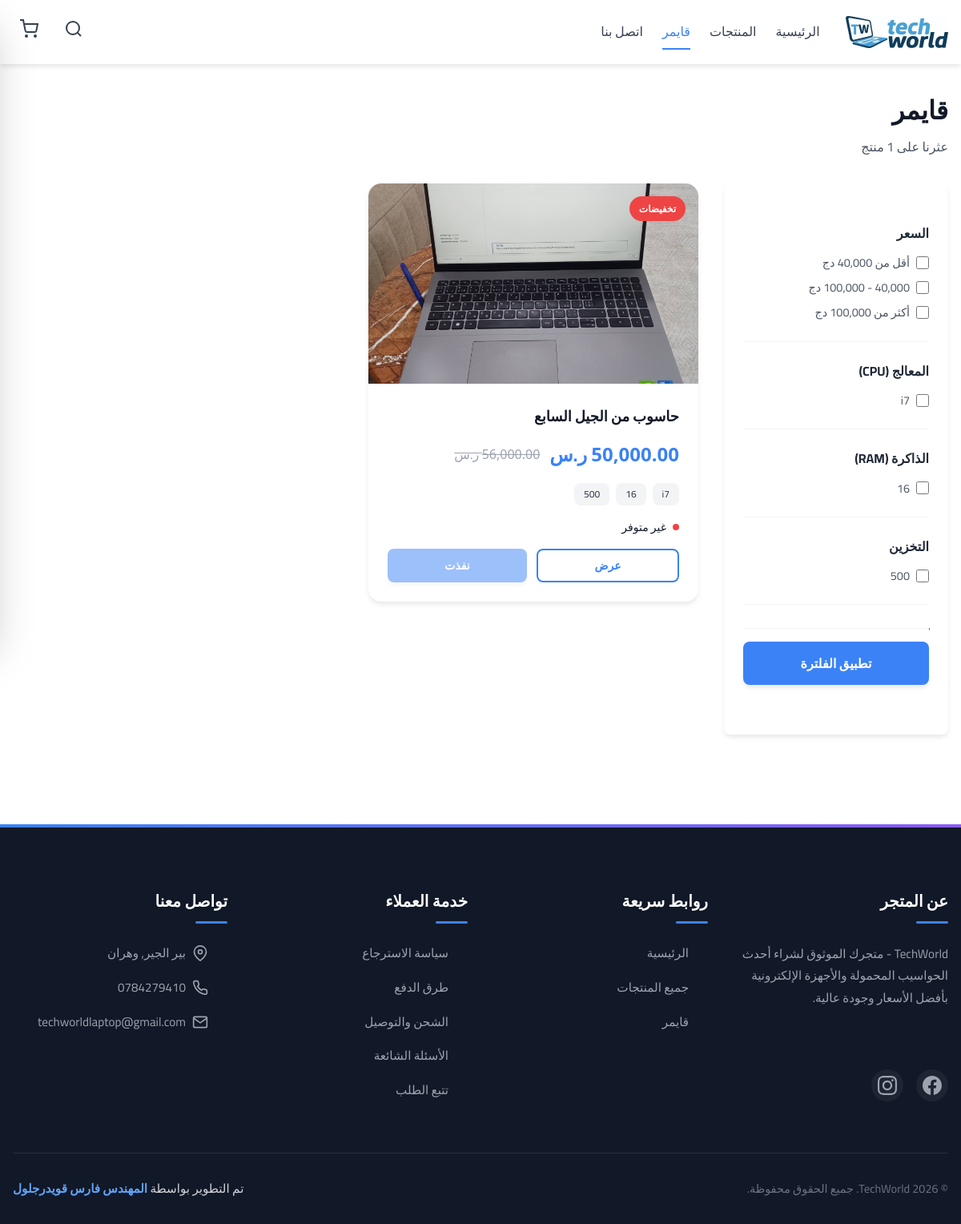
Screenshot of /products.php?category=gaming with the database file from the repository.
### tables this page shows
CREATE TABLE `categories` (
  `id` int(11) NOT NULL,
  `name_ar` varchar(100) NOT NULL,
  `name_en` varchar(100) NOT NULL,
  `slug` varchar(100) NOT NULL,
  `description` text DEFAULT NULL,
  `icon` varchar(100) DEFAULT NULL,
  `image` varchar(255) DEFAULT NULL,
  `is_active` tinyint(1) DEFAULT 1,
  `display_order` int(11) DEFAULT 0,
  `created_at` timestamp NOT NULL DEFAULT current_timestamp(),
  `updated_at` timestamp NOT NULL DEFAULT current_timestamp() ON UPDATE current_timestamp()
);

CREATE TABLE `products` (
  `id` int(11) NOT NULL,
  `name_ar` varchar(200) NOT NULL,
  `name_en` varchar(200) NOT NULL,
  `slug` varchar(200) NOT NULL,
  `sku` varchar(100) DEFAULT NULL,
  `model` varchar(100) DEFAULT NULL,
  `brand` varchar(100) DEFAULT NULL,
  `category_id` int(11) NOT NULL,
  `price` decimal(10,2) NOT NULL,
  `original_price` decimal(10,2) DEFAULT NULL,
  `discount_percentage` int(11) DEFAULT 0,
  `stock_count` int(11) DEFAULT 0,
  `in_stock` tinyint(1) DEFAULT 1,
  `min_stock` int(11) DEFAULT 5,
  `processor` varchar(200) DEFAULT NULL,
  `ram` varchar(100) DEFAULT NULL,
  `storage` varchar(100) DEFAULT NULL,
  `gpu` varchar(200) DEFAULT NULL,
  `screen_size` varchar(50) DEFAULT NULL,
  `screen_resolution` varchar(100) DEFAULT NULL,
  `battery` varchar(100) DEFAULT NULL,
  `weight` varchar(50) DEFAULT NULL,
  `os` varchar(100) DEFAULT NULL,
  `ports` text DEFAULT NULL,
  `description_short` text DEFAULT NULL,
  `description_full` text DEFAULT NULL,
  `warranty` varchar(200) DEFAULT NULL,
  `badge` enum('new','bestseller','sale','featured','none') DEFAULT 'none',
  `status` enum('active','inactive','draft','out_of_stock') DEFAULT 'active',
  `views` int(11) DEFAULT 0,
  `sales` int(11) DEFAULT 0,
  `rating` decimal(3,2) DEFAULT 0.00,
  `review_count` int(11) DEFAULT 0,
  `meta_title` varchar(200) DEFAULT NULL,
  `meta_description` text DEFAULT NULL,
  `meta_keywords` text DEFAULT NULL,
  `created_at` timestamp NOT NULL DEFAULT current_timestamp(),
  `updated_at` timestamp NOT NULL DEFAULT current_timestamp() ON UPDATE current_timestamp()
);

CREATE TABLE `product_images` (
  `id` int(11) NOT NULL,
  `product_id` int(11) NOT NULL,
  `image_url` varchar(500) NOT NULL,
  `is_primary` tinyint(1) DEFAULT 0,
  `display_order` int(11) DEFAULT 0,
  `alt_text` varchar(200) DEFAULT NULL,
  `created_at` timestamp NOT NULL DEFAULT current_timestamp()
);

CREATE TABLE `settings` (
  `id` int(11) NOT NULL,
  `setting_key` varchar(100) NOT NULL,
  `setting_value` text DEFAULT NULL,
  `setting_type` enum('text','number','boolean','json') DEFAULT 'text',
  `description` varchar(255) DEFAULT NULL,
  `updated_at` timestamp NOT NULL DEFAULT current_timestamp() ON UPDATE current_timestamp()
);

### products.php (the view, shortened to what the rows shown need)
<?php
require_once 'includes/functions.php';
$filters = [
    'search' => $_GET['search'] ?? null,
    'category' => $_GET['category'] ?? null,
    'price_range' => $_GET['price_range'] ?? [],
    'brand' => $_GET['brand'] ?? [],
    'processor' => $_GET['processor'] ?? [],
    'ram' => $_GET['ram'] ?? [],
    'storage' => $_GET['storage'] ?? [],
    'gpu' => $_GET['gpu'] ?? []
];
$sort = $_GET['sort'] ?? 'newest';
$products = getFilteredProducts($filters, $sort);
if ($filters['search']) $pageTitle = 'نتائج البحث: ' . clean($filters['search']);
elseif ($filters['category']) {
    $cat = getCategoryBySlug($filters['category']);
    if ($cat) $pageTitle = $cat['name_ar'];
}
$currency = getSetting('currency_symbol', 'دج');
include 'includes/header.php';
?>
<div class="container" style="padding: 2rem 1rem;">
    <div style="display: flex; justify-content: space-between; align-items: center; margin-bottom: 2rem; flex-wrap: wrap; gap: 1rem;">
        <div>
            <h1 style="font-size: 2rem; font-weight: 700; margin-bottom: 0.5rem;"><?php echo clean($pageTitle); ?></h1>
            <p style="color: var(--gray-600);">عثرنا على <?php echo count($products); ?> منتج</p>
        </div>
    </div>
    <div class="products-layout">
        <main>
            <?php if (!empty($products)): ?>
                <div class="products-grid">
                    <?php foreach ($products as $product): ?>
                        <div class="product-card">
                            <?php if ($product['badge'] && $product['badge'] !== 'none'): ?>
                                <span class="product-badge <?php echo $product['badge']; ?>">
                                    <?php
                                    $badges = ['new' => 'جديد', 'bestseller' => 'الأكثر مبيعاً', 'sale' => 'تخفيضات', 'featured' => 'مميز'];
                                    echo $badges[$product['badge']] ?? '';
                                    ?>
                                </span>
                            <?php endif; ?>
                            <a href="product.php?id=<?php echo $product['id']; ?>">
                                <?php $image = !empty($product['images']) ? $product['images'][0]['image_url'] : 'assets/images/placeholder.jpg'; ?>
                                <img src="<?php echo clean($image); ?>" alt="<?php echo clean($product['name_ar']); ?>" class="product-image" onerror="this.src='assets/images/placeholder.jpg'">
                            </a>
                            <div class="product-body">
                                <h3 class="product-name">
                                    <a href="product.php?id=<?php echo $product['id']; ?>" style="color: inherit;"><?php echo clean($product['name_ar']); ?></a>
                                </h3>
                                <div class="product-price">
                                    <span class="current-price"><?php echo formatPrice($product['price']); ?> <?php echo $currency; ?></span>
                                    <?php if ($product['original_price'] && $product['original_price'] > $product['price']): ?>
                                        <span class="original-price"><?php echo formatPrice($product['original_price']); ?> <?php echo $currency; ?></span>
                                    <?php endif; ?>
                                </div>
                                <?php if ($product['processor'] || $product['ram'] || $product['storage']): ?>
                                    <div class="product-specs">
                                        <?php if ($product['processor']): ?><span class="spec-badge"><?php echo clean($product['processor']); ?></span><?php endif; ?>
                                        <?php if ($product['ram']): ?><span class="spec-badge"><?php echo clean($product['ram']); ?></span><?php endif; ?>
                                        <?php if ($product['storage']): ?><span class="spec-badge"><?php echo clean($product['storage']); ?></span><?php endif; ?>
                                    </div>
                                <?php endif; ?>
                                <div class="stock-status">
                                    <span class="stock-dot <?php echo $product['stock_count'] > 0 ? 'in-stock' : 'out-of-stock'; ?>"></span>
                                    <span><?php echo $product['stock_count'] > 0 ? 'متوفر' : 'غير متوفر'; ?></span>
                                </div>
                                <div class="product-actions">
                                    <a href="product.php?id=<?php echo $product['id']; ?>" class="btn btn-secondary btn-sm">عرض</a>
                                    <?php if ($product['stock_count'] > 0): ?>
                                        <button class="btn btn-primary btn-sm" onclick="addToCart('<?php echo $product['id']; ?>', '<?php echo addslashes($product['name_ar']); ?>', <?php echo $product['price']; ?>, '<?php echo clean($image); ?>')">أضف للسلة</button>
                                    <?php else: ?>
                                        <button class="btn btn-primary btn-sm" disabled>نفذت</button>
                                    <?php endif; ?>
                                </div>
                            </div>
                        </div>
                    <?php endforeach; ?>
                </div>
            <?php endif; ?>
        </main>
    </div>
</div>
<?php include 'includes/footer.php'; ?>

### includes/header.php (shortened to what the rows shown need)
<?php
require_once __DIR__ . '/functions.php';
$categories = getAllCategories();
$pageTitle = $pageTitle ?? 'متجر التقنية';
?>
<!DOCTYPE html>
<html lang="ar" dir="rtl">
<head>
    <link rel="stylesheet" href="assets/css/style.css">
</head>
<body>
    <header class="header">
        <div class="container">
            <nav class="navbar">
                <div class="navbar-menu">
                    <ul class="navbar-nav" id="navbarNav">
                        <?php foreach (array_slice($categories, 0, 3) as $category): ?>
                            <li><a href="products.php?category=<?php echo $category['slug']; ?>" class="nav-link <?php echo (isset($_GET['category']) && $_GET['category'] == $category['slug']) ? 'active' : ''; ?>"><?php echo clean($category['name_ar']); ?></a></li>
                        <?php endforeach; ?>
                    </ul>
                </div>
            </nav>
        </div>
    </header>
    <main>

### includes/functions.php (shortened to what the rows shown need)
<?php
require_once __DIR__ . '/../config/database.php';
function clean($data) {
    return htmlspecialchars(trim($data), ENT_QUOTES, 'UTF-8');
}
function getProductImages($productId) {
    $sql = "SELECT * FROM product_images
            WHERE product_id = :product_id
            ORDER BY is_primary DESC, display_order ASC";
    return fetchAll($sql, ['product_id' => $productId]);
}
function getFilteredProducts($filters = [], $sort = 'newest', $limit = null, $offset = 0) {
    $sql = "SELECT p.*, c.name_ar as category_name
            FROM products p
            LEFT JOIN categories c ON p.category_id = c.id
            WHERE p.status = 'active'";
    $params = [];
    $attributes = ['brand', 'processor', 'ram', 'storage', 'gpu'];
    if (!empty($filters['category'])) {
        $sql .= " AND c.slug = :category";
        $params['category'] = $filters['category'];
    }
    switch ($sort) {
        default: $sql .= " ORDER BY p.created_at DESC";
    }
    $stmt = query($sql, $params);
    $products = $stmt ? $stmt->fetchAll() : [];
    foreach ($products as &$product) {
        $product['images'] = getProductImages($product['id']);
    }
    return $products;
}
function getAllCategories() {
    $sql = "SELECT * FROM categories WHERE is_active = 1 ORDER BY display_order ASC";
    return fetchAll($sql);
}
function getCategoryBySlug($slug) {
    $sql = "SELECT * FROM categories WHERE slug = :slug AND is_active = 1";
    return fetchOne($sql, ['slug' => $slug]);
}
function getSetting($key, $default = null) {
    $sql = "SELECT setting_value FROM settings WHERE setting_key = :key";
    $result = fetchOne($sql, ['key' => $key]);
    return $result ? $result['setting_value'] : $default;
}
function formatPricePlain($price) {
    return number_format($price, 2, '.', ',');
}
function formatPrice($price) {
    return '<span class="en-num">' . formatPricePlain($price) . '</span>';
}

### includes/footer.php (shortened to what the rows shown need)
    </main>
    <footer class="footer">
        <div class="container">
            <div class="footer-content">
                <div class="footer-section">
                    <div class="footer-links">
                        <a href="index.php" class="footer-link">الرئيسية</a>
                        <a href="products.php" class="footer-link">جميع المنتجات</a>
                        <?php foreach (array_slice($categories, 0, 4) as $category): ?>
                            <a href="products.php?category=<?php echo $category['slug']; ?>" class="footer-link">
                                <?php echo clean($category['name_ar']); ?>
                            </a>
                        <?php endforeach; ?>
                    </div>
                </div>
            </div>
        </div>
    </footer>
</body>
</html>

### rows the page displays
categories: name_ar "قايمر"
products: badge "تخفيضات", product_images.image_url (picture), name_ar "حاسوب من الجيل السابع", price "50,000.00 56,000.00", processor "i7", ram "16", storage "500", stock_count "غير متوفر"
settings: setting_value "ر.س"

### other values shown
$info['title'] "المعالج (CPU)"
$val "i7"
$info['title'] "الذاكرة (RAM)"
$val "16"
$info['title'] "التخزين"
$val "500"
$storeDesc "متجرك الموثوق لشراء أحدث الحواسيب المحمولة والأجهزة الإلكترونية بأفضل الأسعار وجودة عالية."
$address "بير الجير, وهران"
$phone "0784279410"
$email "techworldlaptop@gmail.com"
